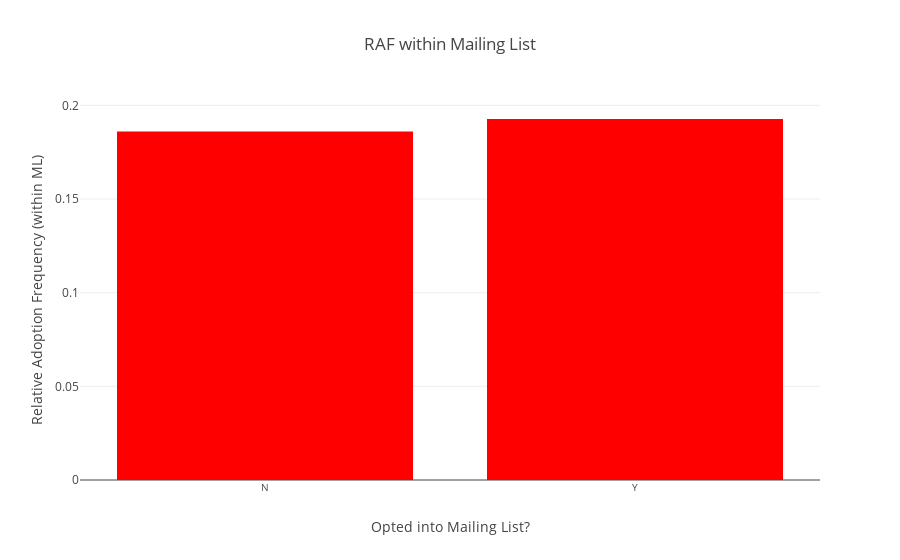

Write notebook code for a chart like this one.
### Code cell
trace = go.Bar(
    x=list(ml_dict.keys()),
    y=list(ml_dict.values()),
    marker = dict(color='red')
)

data=[trace]

layout = dict(title = 'RAF within Mailing List',
              yaxis = dict(title = 'Relative Adoption Frequency (within ML)'),
              xaxis = dict(title='Opted into Mailing List?',
                           tickfont=dict(size=10))
              )

fig = dict(data=data, layout=layout)
iplot(fig, filename='ml-isa-freq')

### Figure 1 — Plotly figure (JSON) as saved in the notebook; plotly's stock layout.template omitted (floating-point values rounded to 4 significant figures)
{"data": [{"marker": {"color": "red"}, "type": "bar", "x": ["N", "Y"], "y": [0.186, 0.1927]}], "layout": {"title": "RAF within Mailing List", "xaxis": {"tickfont": {"size": 10}, "title": "Opted into Mailing List?"}, "yaxis": {"title": "Relative Adoption Frequency (within ML)"}}}
